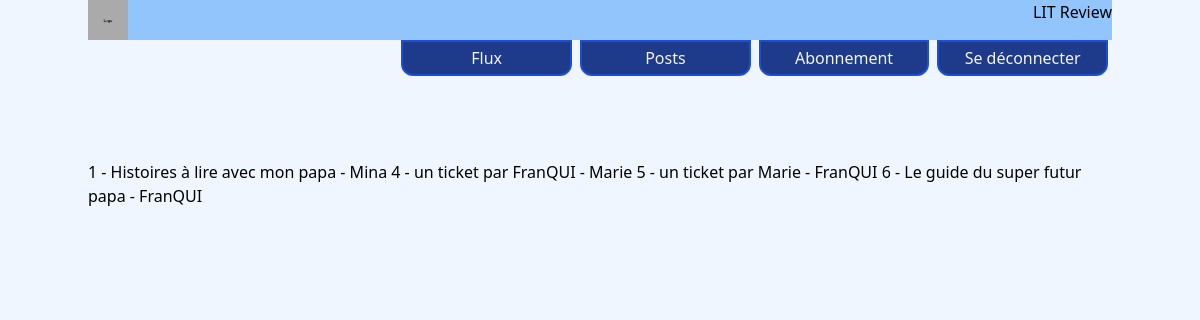
The page /review/ (signed in) on the database as committed earlier.
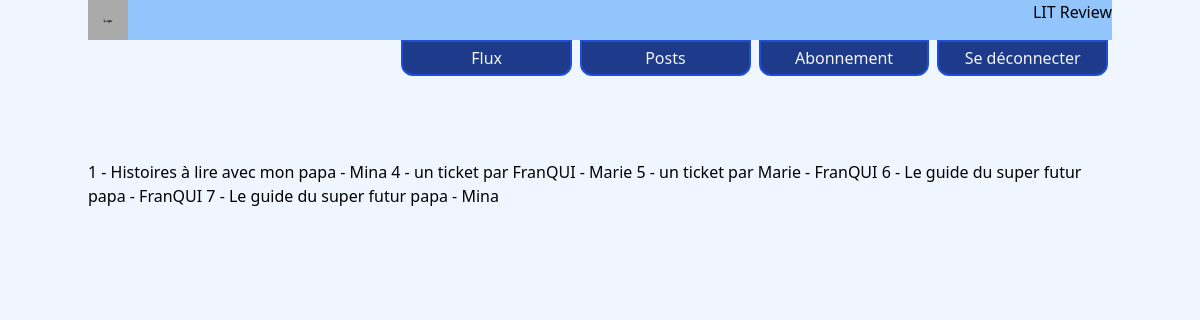
The same page on the database as committed later.
### review/models.py (models this page shows, shortened)
class Review(models.Model):
    ticket: Ticket = models.ForeignKey(to=Ticket, on_delete=models.CASCADE)
    rating = models.PositiveSmallIntegerField(
        validators=[MinValueValidator(0), MaxValueValidator(5)],
        choices=((1, 1), (2, 2), (3, 3), (4, 4), (5, 5)),
        default=3,
    )
    headline = models.CharField(max_length=128)
    body = models.TextField(max_length=8192, blank=True)
    user: User = models.ForeignKey(
        to=settings.AUTH_USER_MODEL, on_delete=models.CASCADE)
    time_created = models.DateTimeField(auto_now_add=True)
    def __str__(self):
        return f"{self.pk} - {self.ticket.title} - {self.user.username}"

### ticket/models.py (models this page shows, shortened)
class Ticket(models.Model):
    title = models.CharField(max_length=128)
    description = models.TextField(max_length=2038, blank=True)
    user: User = models.ForeignKey(to=settings.AUTH_USER_MODEL,
                                   on_delete=models.CASCADE)
    image = models.ImageField(null=True, blank=True, upload_to='books_cover')
    time_created = models.DateTimeField(auto_now_add=True)

### review/views.py (the view)
# urls.py: path('', ReviewListView.as_view(), name='review_list'),
class ReviewListView(LoginRequiredMixin, ListView):
    model = Review
    login_url = 'home'
    redirect_field_name = 'redirect_to'
    context_object_name = "reviews"

### review/templates/review/review_list.html
{% extends "litreview/base.html" %}
{% block content %}
    <div class="container flex">
        {% for review in reviews %}
            {{ review }}
        {% endfor %}
    </div>
{% endblock %}

Rows that differ between the two databases and show on the page:
added Review: id+ticket+user "7 - Le guide du super futur papa - Mina"
